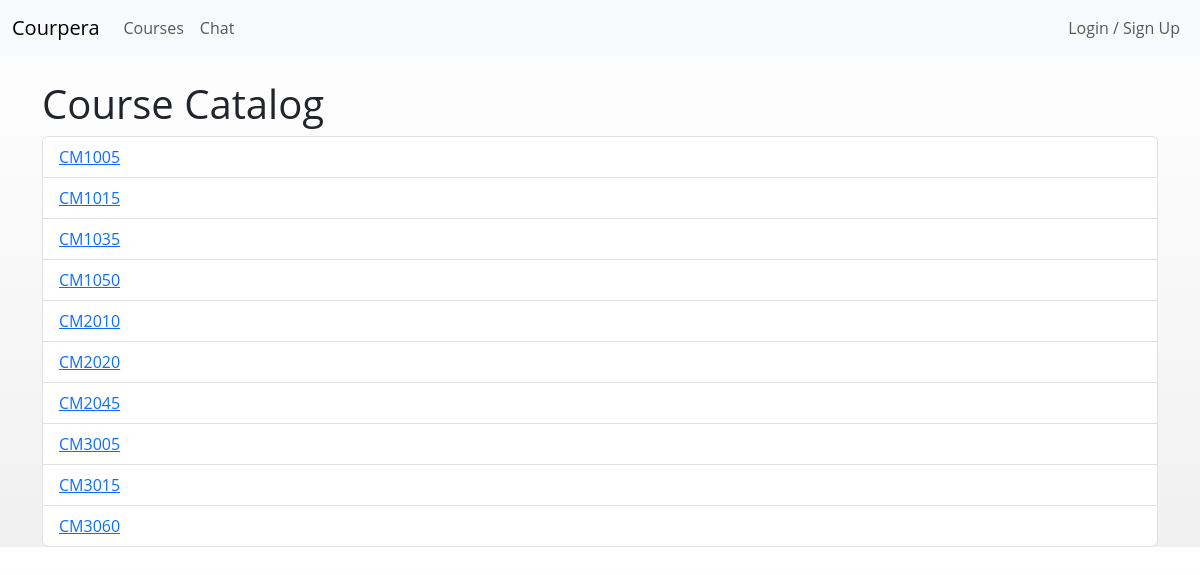
Screenshot of /api/courses/ with the database file from the repository.
### courses/models.py (models this page shows, shortened)
class Course(models.Model):
    name = models.CharField(max_length=20, unique=True)
    description = models.TextField(blank=True)
    created_by = models.ForeignKey(
        settings.AUTH_USER_MODEL,
        on_delete=models.SET_NULL,
        null=True,
        blank=True,
        related_name='created_courses'
    )

### courses/views.py (the view)
# urls.py: path('courses/', CourseListView.as_view(), name='course-catalog'),
class CourseListView(ListView):
    model = Course
    template_name = 'course_catalog.html'
    context_object_name = 'courses'

### templates/course_catalog.html (shortened to what this page needs)
{% extends 'base.html' %}
{% block content %}
  <h1>Course Catalog</h1>
  <ul class="list-group">
    {% for course in courses %}
      <li class="list-group-item">
        <a href="{% url 'course_detail' course.pk %}">{{ course.name }}</a>
      </li>
    {% empty %}
      <li class="list-group-item">No courses available.</li>
    {% endfor %}
  </ul>
{% endblock %}

### templates/base.html (style rules this page uses)
body { background: linear-gradient(180deg, #ffffff 0%, #f8f8f8 50%, #f0f0f0 100%); font-family: "Open Sans", Arial, sans-serif; }

### rows the page displays
Course: name "CM1005"
Course: name "CM1015"
Course: name "CM1035"
Course: name "CM1050"
Course: name "CM2010"
Course: name "CM2020"
Course: name "CM2045"
Course: name "CM3005"
Course: name "CM3015"
Course: name "CM3060"
